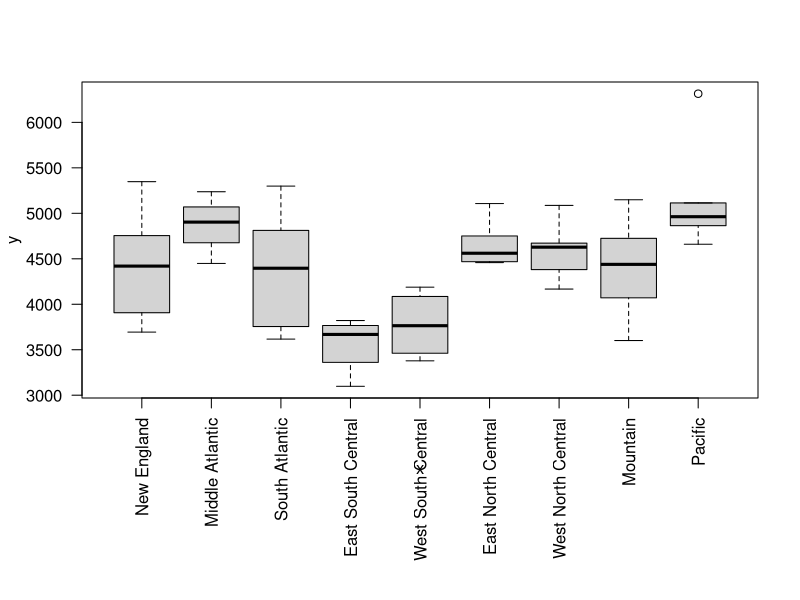
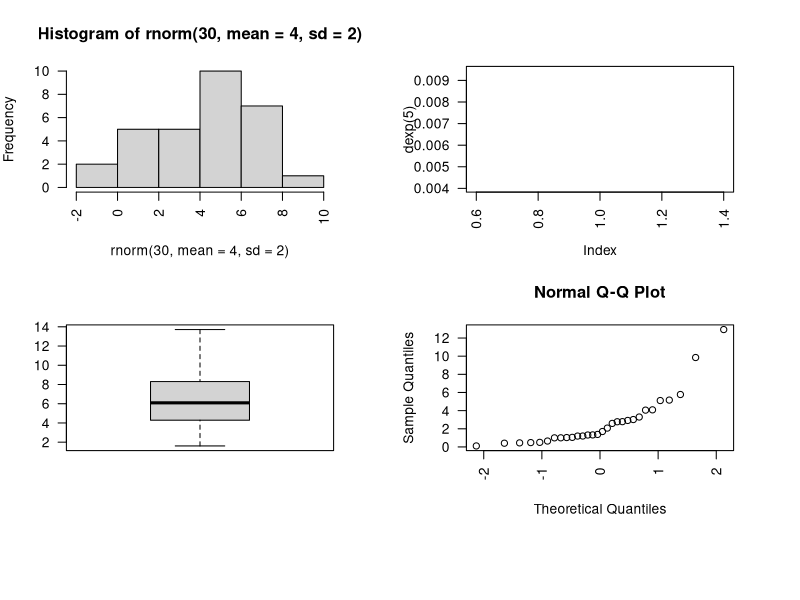

Recreate these plots in R, in order.
colnames(state.x77)
head(state.x77[,"Income"])
par(oma = c(5, 0, 0, 0), las = 2) 
plot(state.division,state.x77[,"Income"])

par(mfrow = c(2, 2), mar = rep(4, 4))
hist(rnorm(30,mean=4,sd=2))
plot(dexp(5),type = "l")
boxplot(rgamma(30,3,scale=2))
qqnorm(rchisq(30,df=3))
